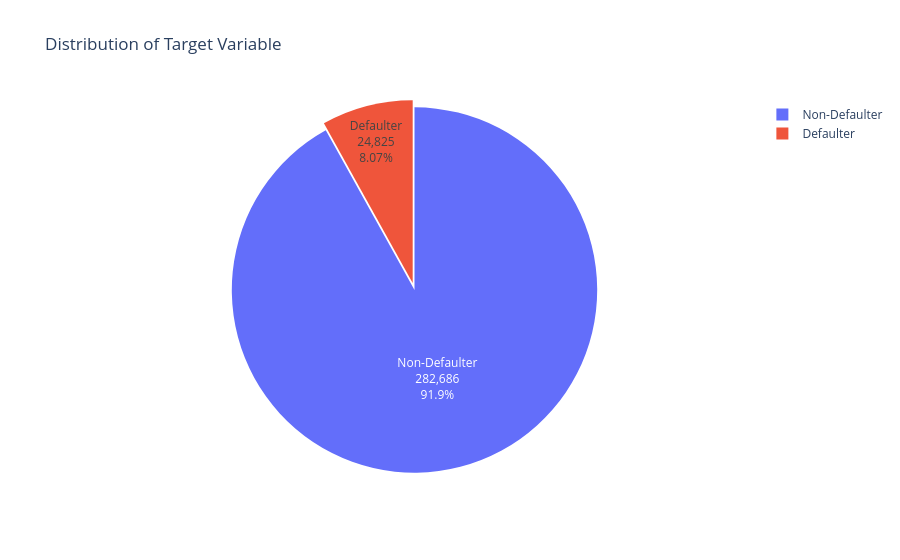

This figure's notebook cell:
### Markdown cell above
#### Phân phối biến mục tiêu

### Code cell
import plotly.graph_objects as go

target_distribution = (
    application_train["TARGET"]
    .value_counts()
    .reindex([0, 1], fill_value=0)
)

labels = ["Non-Defaulter", "Defaulter"]

fig = go.Figure(
    data=[
        go.Pie(
            values=target_distribution.values,
            labels=labels,
            textinfo="label+percent+value",
            pull=[0, 0.04]
        )
    ]
)

fig.update_layout(title="Distribution of Target Variable")
fig.show()

### Figure 1 — Plotly figure (JSON) as saved in the notebook; plotly's stock layout.template omitted (floating-point values rounded to 4 significant figures)
{"data": [{"labels": ["Non-Defaulter", "Defaulter"], "pull": [0, 0.04], "textinfo": "label+percent+value", "type": "pie", "values": [282686, 24825]}], "layout": {"title": {"text": "Distribution of Target Variable"}}}
